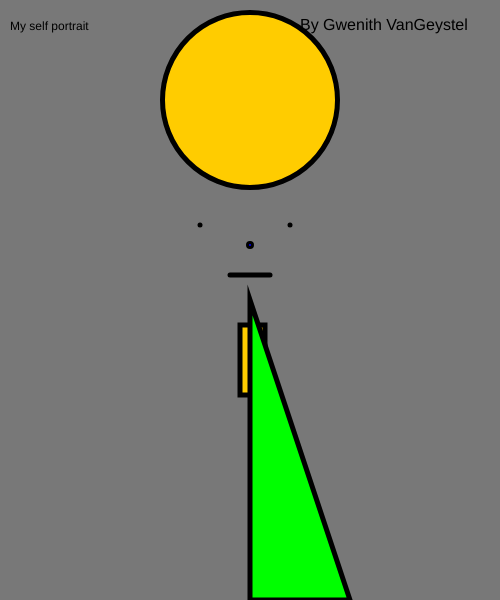
Frame 1 (no input)
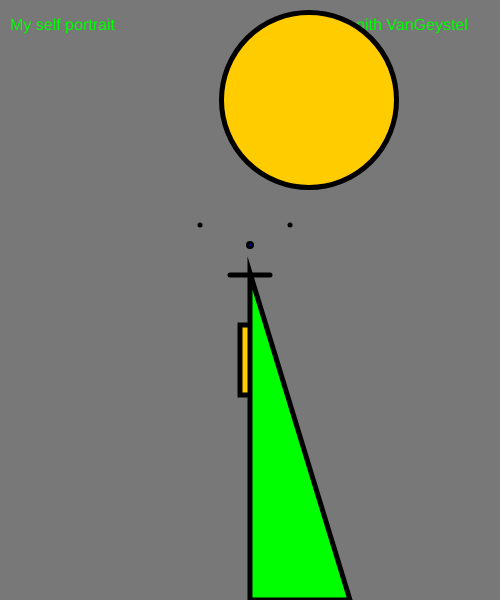
Frame 60 (no input)
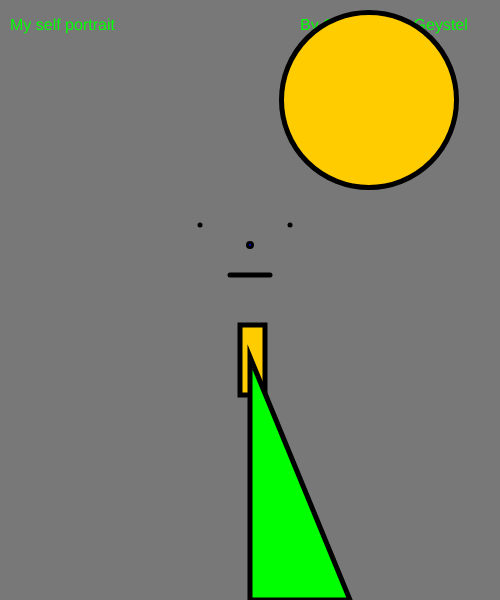
Frame 120 (the mouse pressed at the canvas centre since frame 60)

The p5.js sketch that drew these frames (run headless with seeded random() and noise() and a simulated clock; from frame 60 on, the mouse is pressed at the canvas centre):

// p5.js sketch
// ── sketch.js
var headX = 250;
var headY = 100;
var headDirection = 1;

var bodyX = 250;
var bodyY = 300; // Starting vertical position
var bodyDirectionY = 3; // Control the vertical motion

var size = 22;
var count = 0;
var sizeDirection = 2;

function setup() {
  createCanvas(500, 600);
}

function draw() {
  background(120);
  console.log("draw?");
  strokeWeight(5);

  // text
  text('My self portrait', 10, 30);
  textSize(16);
    

    text('By Gwenith VanGeystel', 300, 30);
    textSize(16);
    size+= sizeDirection;
    count++;
  if (count > 5) {
        sizeDirection *=-1;
        count= 0;
  }
  
  

  // head
  fill(255, 204, 0); // Yellowish color
  circle(headX, headY, 175);
  headX += headDirection;
  if (headX >= 418 || headX <= 82) {
    headDirection *= -1;
  }

  // left eye
  fill(0, 0, 255); // Blue color
  point(200, 225);

  // right eye
  fill(0, 0, 255); // Blue color
  point(290, 225);

  // nose
  circle(250, 245, 3);

  // mouth
  fill(0); // Black color
  line(230, 275, 270, 275);

  // neck
  fill(255, 204, 0); // Yellowish color
  rect(240, 325, 25, 70);
  

  // body
  fill('rgb(0,255,0)'); // Green
  triangle(bodyX, 600, 250, bodyY, 350, 600);

  // Update bodyY for up and down motion
  bodyY += bodyDirectionY;
  if (bodyY >= 375 || bodyY <= 225) {
    bodyDirectionY *= -1;
  }
}
